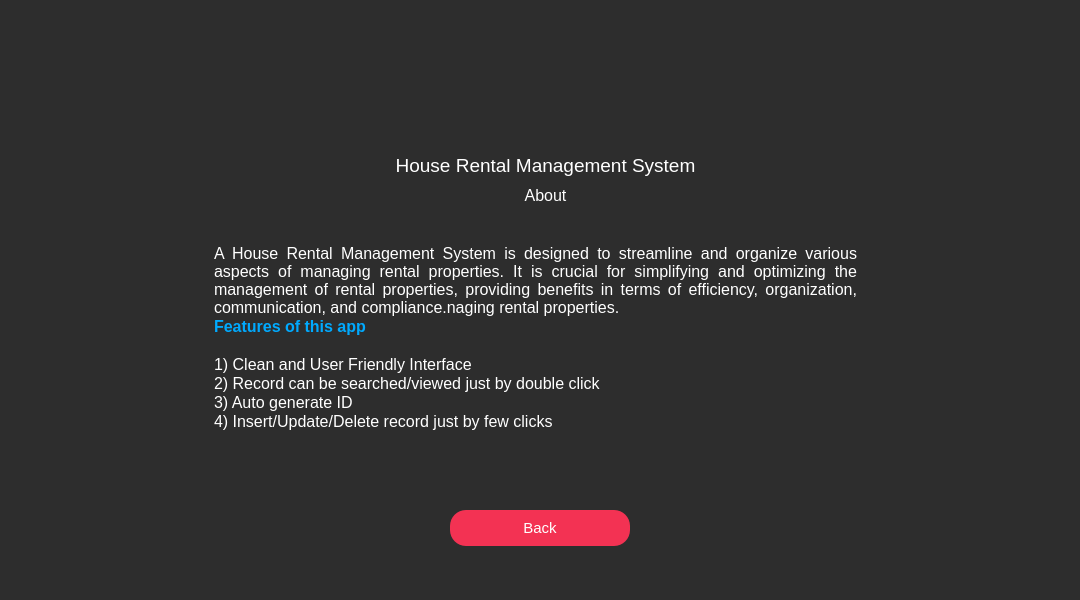
<?xml version="1.0" encoding="UTF-8"?>
<ui version="4.0">
 <class>About</class>
 <widget class="QWidget" name="About">
  <property name="geometry">
   <rect>
    <x>0</x>
    <y>0</y>
    <width>1080</width>
    <height>600</height>
   </rect>
  </property>
  <property name="windowTitle">
   <string>Form</string>
  </property>
  <property name="styleSheet">
   <string notr="true">#About
{
	background:#2D2D2D;
}</string>
  </property>
  <widget class="QLabel" name="label_6">
   <property name="geometry">
    <rect>
     <x>310</x>
     <y>0</y>
     <width>460</width>
     <height>191</height>
    </rect>
   </property>
   <property name="text">
    <string/>
   </property>
   <property name="pixmap">
    <pixmap resource="resources.qrc">:/Images/Corporate Management.png</pixmap>
   </property>
   <property name="scaledContents">
    <bool>true</bool>
   </property>
  </widget>
  <widget class="QLabel" name="label_3">
   <property name="geometry">
    <rect>
     <x>830</x>
     <y>0</y>
     <width>250</width>
     <height>250</height>
    </rect>
   </property>
   <property name="text">
    <string/>
   </property>
   <property name="pixmap">
    <pixmap resource="resources.qrc">:/Images/top_right.png</pixmap>
   </property>
   <property name="scaledContents">
    <bool>true</bool>
   </property>
  </widget>
  <widget class="QPushButton" name="pushButton">
   <property name="geometry">
    <rect>
     <x>450</x>
     <y>510</y>
     <width>180</width>
     <height>36</height>
    </rect>
   </property>
   <property name="font">
    <font>
     <pointsize>11</pointsize>
    </font>
   </property>
   <property name="styleSheet">
    <string notr="true">#pushButton
{
	border:none;
	background:#F33253;
	color:white;
	border-radius:16px;
}

#pushButton:hover
{
	border:2px solid #F33253;
	background:#2D2D2D;
	color:#F33253;
	border-radius:16px;
}</string>
   </property>
   <property name="text">
    <string>Back</string>
   </property>
  </widget>
  <widget class="QLabel" name="label">
   <property name="geometry">
    <rect>
     <x>0</x>
     <y>0</y>
     <width>250</width>
     <height>250</height>
    </rect>
   </property>
   <property name="text">
    <string/>
   </property>
   <property name="pixmap">
    <pixmap resource="resources.qrc">:/Images/top_left.png</pixmap>
   </property>
   <property name="scaledContents">
    <bool>true</bool>
   </property>
  </widget>
  <widget class="QLabel" name="label_14">
   <property name="geometry">
    <rect>
     <x>390</x>
     <y>150</y>
     <width>311</width>
     <height>31</height>
    </rect>
   </property>
   <property name="font">
    <font>
     <pointsize>14</pointsize>
    </font>
   </property>
   <property name="text">
    <string>&lt;html&gt;&lt;head/&gt;&lt;body&gt;&lt;p align=&quot;center&quot;&gt;&lt;span style=&quot; color:#ffffff;&quot;&gt;House Rental Management System&lt;/span&gt;&lt;/p&gt;&lt;/body&gt;&lt;/html&gt;</string>
   </property>
  </widget>
  <widget class="QLabel" name="label_15">
   <property name="geometry">
    <rect>
     <x>390</x>
     <y>180</y>
     <width>311</width>
     <height>31</height>
    </rect>
   </property>
   <property name="font">
    <font>
     <pointsize>12</pointsize>
    </font>
   </property>
   <property name="text">
    <string>&lt;html&gt;&lt;head/&gt;&lt;body&gt;&lt;p align=&quot;center&quot;&gt;&lt;span style=&quot; color:#ffffff;&quot;&gt;About&lt;/span&gt;&lt;/p&gt;&lt;/body&gt;&lt;/html&gt;</string>
   </property>
  </widget>
  <widget class="QTextEdit" name="textEdit">
   <property name="enabled">
    <bool>false</bool>
   </property>
   <property name="geometry">
    <rect>
     <x>210</x>
     <y>240</y>
     <width>651</width>
     <height>191</height>
    </rect>
   </property>
   <property name="font">
    <font>
     <family>Segoe UI</family>
     <pointsize>14</pointsize>
    </font>
   </property>
   <property name="styleSheet">
    <string notr="true">color:#fff;
border:none;
background:#2D2D2D;</string>
   </property>
   <property name="verticalScrollBarPolicy">
    <enum>Qt::ScrollBarAlwaysOff</enum>
   </property>
   <property name="horizontalScrollBarPolicy">
    <enum>Qt::ScrollBarAlwaysOff</enum>
   </property>
   <property name="html">
    <string>&lt;!DOCTYPE HTML PUBLIC &quot;-//W3C//DTD HTML 4.0//EN&quot; &quot;http://www.w3.org/TR/REC-html40/strict.dtd&quot;&gt;
&lt;html&gt;&lt;head&gt;&lt;meta name=&quot;qrichtext&quot; content=&quot;1&quot; /&gt;&lt;meta charset=&quot;utf-8&quot; /&gt;&lt;style type=&quot;text/css&quot;&gt;
p, li { white-space: pre-wrap; }
hr { height: 1px; border-width: 0; }
li.unchecked::marker { content: &quot;\2610&quot;; }
li.checked::marker { content: &quot;\2612&quot;; }
&lt;/style&gt;&lt;/head&gt;&lt;body style=&quot; font-family:'Segoe UI'; font-size:14pt; font-weight:400; font-style:normal;&quot;&gt;
&lt;p align=&quot;justify&quot; style=&quot; margin-top:0px; margin-bottom:0px; margin-left:0px; margin-right:0px; -qt-block-indent:0; text-indent:0px;&quot;&gt;&lt;span style=&quot; font-family:'q_serif,Georgia,Times,Times New Roman,Hiragino Kaku Gothic Pro,Meiryo,serif'; font-size:12pt; color:#ffffff;&quot;&gt;A House Rental Management System is designed to streamline and organize various aspects of managing rental properties. It is crucial for simplifying and optimizing the management of rental properties, providing benefits in terms of efficiency, organization, communication, and compliance.naging rental properties.&lt;/span&gt;&lt;/p&gt;
&lt;p style=&quot; margin-top:0px; margin-bottom:0px; margin-left:0px; margin-right:0px; -qt-block-indent:0; text-indent:0px;&quot;&gt;&lt;span style=&quot; font-family:'q_serif,Georgia,Times,Times New Roman,Hiragino Kaku Gothic Pro,Meiryo,serif'; font-size:12pt; font-weight:600; color:#00aaff;&quot;&gt;Features of this app&lt;/span&gt;&lt;/p&gt;
&lt;p style=&quot;-qt-paragraph-type:empty; margin-top:0px; margin-bottom:0px; margin-left:0px; margin-right:0px; -qt-block-indent:0; text-indent:0px; font-family:'q_serif,Georgia,Times,Times New Roman,Hiragino Kaku Gothic Pro,Meiryo,serif'; font-size:12pt; color:#000000;&quot;&gt;&lt;br /&gt;&lt;/p&gt;
&lt;p style=&quot; margin-top:0px; margin-bottom:0px; margin-left:0px; margin-right:0px; -qt-block-indent:0; text-indent:0px;&quot;&gt;&lt;span style=&quot; font-family:'q_serif,Georgia,Times,Times New Roman,Hiragino Kaku Gothic Pro,Meiryo,serif'; font-size:12pt; color:#ffffff;&quot;&gt;1) Clean and User Friendly Interface&lt;/span&gt;&lt;/p&gt;
&lt;p style=&quot; margin-top:0px; margin-bottom:0px; margin-left:0px; margin-right:0px; -qt-block-indent:0; text-indent:0px;&quot;&gt;&lt;span style=&quot; font-family:'q_serif,Georgia,Times,Times New Roman,Hiragino Kaku Gothic Pro,Meiryo,serif'; font-size:12pt; color:#ffffff;&quot;&gt;2) Record can be searched/viewed just by double click&lt;/span&gt;&lt;/p&gt;
&lt;p style=&quot; margin-top:0px; margin-bottom:0px; margin-left:0px; margin-right:0px; -qt-block-indent:0; text-indent:0px;&quot;&gt;&lt;span style=&quot; font-family:'q_serif,Georgia,Times,Times New Roman,Hiragino Kaku Gothic Pro,Meiryo,serif'; font-size:12pt; color:#ffffff;&quot;&gt;3) Auto generate ID&lt;/span&gt;&lt;/p&gt;
&lt;p style=&quot; margin-top:0px; margin-bottom:0px; margin-left:0px; margin-right:0px; -qt-block-indent:0; text-indent:0px;&quot;&gt;&lt;span style=&quot; font-family:'q_serif,Georgia,Times,Times New Roman,Hiragino Kaku Gothic Pro,Meiryo,serif'; font-size:12pt; color:#ffffff;&quot;&gt;4) Insert/Update/Delete record just by few clicks&lt;/span&gt;&lt;/p&gt;
&lt;p style=&quot;-qt-paragraph-type:empty; margin-top:0px; margin-bottom:0px; margin-left:0px; margin-right:0px; -qt-block-indent:0; text-indent:0px; font-family:'q_serif,Georgia,Times,Times New Roman,Hiragino Kaku Gothic Pro,Meiryo,serif'; font-size:12pt; color:#ffffff;&quot;&gt;&lt;br /&gt;&lt;/p&gt;
&lt;p style=&quot;-qt-paragraph-type:empty; margin-top:0px; margin-bottom:0px; margin-left:0px; margin-right:0px; -qt-block-indent:0; text-indent:0px; font-family:'q_serif,Georgia,Times,Times New Roman,Hiragino Kaku Gothic Pro,Meiryo,serif'; font-size:12pt; color:#ffffff;&quot;&gt;&lt;br /&gt;&lt;/p&gt;
&lt;p align=&quot;center&quot; style=&quot;-qt-paragraph-type:empty; margin-top:0px; margin-bottom:0px; margin-left:0px; margin-right:0px; -qt-block-indent:0; text-indent:0px;&quot;&gt;&lt;br /&gt;&lt;/p&gt;&lt;/body&gt;&lt;/html&gt;</string>
   </property>
  </widget>
 </widget>
 <resources>
  <include location="resources.qrc"/>
 </resources>
 <connections/>
</ui>
